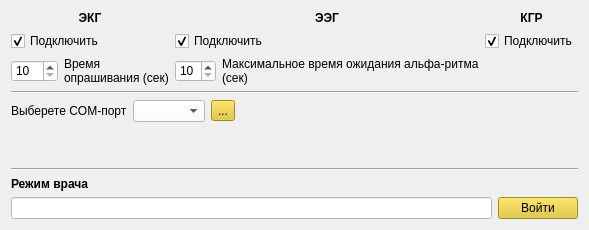
        <widget class="QWidget" name="settings">
         <attribute name="title">
          <string>Настройки</string>
         </attribute>
         <layout class="QVBoxLayout" name="verticalLayout_2">
          <item>
           <layout class="QGridLayout" name="gridLayout_3">
            <item row="2" column="1">
             <layout class="QHBoxLayout" name="horizontalLayout_6">
              <item>
               <widget class="QSpinBox" name="timeEEG">
                <property name="styleSheet">
                 <string notr="true">background-color: rgb(255, 255, 255);
</string>
                </property>
                <property name="alignment">
                 <set>Qt::AlignLeading|Qt::AlignLeft|Qt::AlignVCenter</set>
                </property>
                <property name="minimum">
                 <number>10</number>
                </property>
                <property name="maximum">
                 <number>20</number>
                </property>
               </widget>
              </item>
              <item>
               <widget class="QLabel" name="label_11">
                <property name="text">
                 <string>Максимальное время ожидания альфа-ритма (сек)</string>
                </property>
                <property name="textFormat">
                 <enum>Qt::MarkdownText</enum>
                </property>
                <property name="scaledContents">
                 <bool>true</bool>
                </property>
                <property name="wordWrap">
                 <bool>true</bool>
                </property>
               </widget>
              </item>
             </layout>
            </item>
            <item row="1" column="1">
             <widget class="QCheckBox" name="checkEEG">
              <property name="layoutDirection">
               <enum>Qt::LeftToRight</enum>
              </property>
              <property name="text">
               <string>Подключить</string>
              </property>
              <property name="checked">
               <bool>true</bool>
              </property>
             </widget>
            </item>
            <item row="0" column="2">
             <widget class="QLabel" name="label_9">
              <property name="font">
               <font>
                <weight>75</weight>
                <bold>true</bold>
               </font>
              </property>
              <property name="text">
               <string>КГР</string>
              </property>
              <property name="alignment">
               <set>Qt::AlignCenter</set>
              </property>
             </widget>
            </item>
            <item row="1" column="0">
             <widget class="QCheckBox" name="checkECG">
              <property name="text">
               <string>Подключить</string>
              </property>
              <property name="checked">
               <bool>true</bool>
              </property>
             </widget>
            </item>
            <item row="1" column="2">
             <widget class="QCheckBox" name="checkGSR">
              <property name="text">
               <string>Подключить</string>
              </property>
              <property name="checked">
               <bool>true</bool>
              </property>
             </widget>
            </item>
            <item row="0" column="0">
             <widget class="QLabel" name="label_7">
              <property name="font">
               <font>
                <weight>75</weight>
                <bold>true</bold>
               </font>
              </property>
              <property name="text">
               <string>ЭКГ</string>
              </property>
              <property name="alignment">
               <set>Qt::AlignCenter</set>
              </property>
             </widget>
            </item>
            <item row="0" column="1">
             <widget class="QLabel" name="label_8">
              <property name="font">
               <font>
                <weight>75</weight>
                <bold>true</bold>
               </font>
              </property>
              <property name="text">
               <string>ЭЭГ</string>
              </property>
              <property name="alignment">
               <set>Qt::AlignCenter</set>
              </property>
             </widget>
            </item>
            <item row="2" column="0">
             <layout class="QHBoxLayout" name="horizontalLayout_5">
              <item>
               <widget class="QSpinBox" name="timeECG">
                <property name="layoutDirection">
                 <enum>Qt::LeftToRight</enum>
                </property>
                <property name="styleSheet">
                 <string notr="true">background-color: rgb(255, 255, 255);
</string>
                </property>
                <property name="minimum">
                 <number>10</number>
                </property>
                <property name="maximum">
                 <number>180</number>
                </property>
               </widget>
              </item>
              <item>
               <widget class="QLabel" name="label_10">
                <property name="text">
                 <string>Время &lt;br&gt;опрашивания (сек)</string>
                </property>
                <property name="textFormat">
                 <enum>Qt::RichText</enum>
                </property>
               </widget>
              </item>
             </layout>
            </item>
           </layout>
          </item>
          <item>
           <widget class="Line" name="line_5">
            <property name="orientation">
             <enum>Qt::Horizontal</enum>
            </property>
           </widget>
          </item>
          <item>
           <layout class="QHBoxLayout" name="horizontalLayout_2">
            <item>
             <widget class="QLabel" name="label_22">
              <property name="text">
               <string>Выберете COM-порт</string>
              </property>
             </widget>
            </item>
            <item>
             <widget class="QComboBox" name="comportsCombo">
              <property name="styleSheet">
               <string notr="true">background-color: rgb(255, 255, 255);
selection-color: rgb(0, 0, 0);
selection-background-color: rgb(167, 255, 253);</string>
              </property>
             </widget>
            </item>
            <item>
             <widget class="QToolButton" name="updateComButton">
              <property name="styleSheet">
               <string notr="true">background-color: rgb(225, 194, 36);</string>
              </property>
              <property name="text">
               <string>...</string>
              </property>
              <property name="icon">
               <iconset>
                <normaloff>images/update_comports.png</normaloff>images/update_comports.png</iconset>
              </property>
             </widget>
            </item>
            <item>
             <spacer name="horizontalSpacer_10">
              <property name="orientation">
               <enum>Qt::Horizontal</enum>
              </property>
              <property name="sizeHint" stdset="0">
               <size>
                <width>40</width>
                <height>20</height>
               </size>
              </property>
             </spacer>
            </item>
           </layout>
          </item>
          <item>
           <spacer name="verticalSpacer_2">
            <property name="orientation">
             <enum>Qt::Vertical</enum>
            </property>
            <property name="sizeHint" stdset="0">
             <size>
              <width>20</width>
              <height>40</height>
             </size>
            </property>
           </spacer>
          </item>
          <item>
           <widget class="Line" name="line_4">
            <property name="orientation">
             <enum>Qt::Horizontal</enum>
            </property>
           </widget>
          </item>
          <item>
           <layout class="QGridLayout" name="gridLayout_4">
            <item row="1" column="1">
             <widget class="QPushButton" name="btnPassword">
              <property name="styleSheet">
               <string notr="true">background-color: rgb(225, 194, 36);</string>
              </property>
              <property name="text">
               <string>Войти</string>
              </property>
             </widget>
            </item>
            <item row="1" column="0">
             <widget class="QLineEdit" name="password">
              <property name="styleSheet">
               <string notr="true">background-color: rgb(255, 255, 255);</string>
              </property>
              <property name="echoMode">
               <enum>QLineEdit::Password</enum>
              </property>
             </widget>
            </item>
            <item row="0" column="0">
             <widget class="QLabel" name="label_12">
              <property name="font">
               <font>
                <weight>75</weight>
                <bold>true</bold>
               </font>
              </property>
              <property name="text">
               <string>Режим врача</string>
              </property>
             </widget>
            </item>
           </layout>
          </item>
         </layout>
        </widget>
